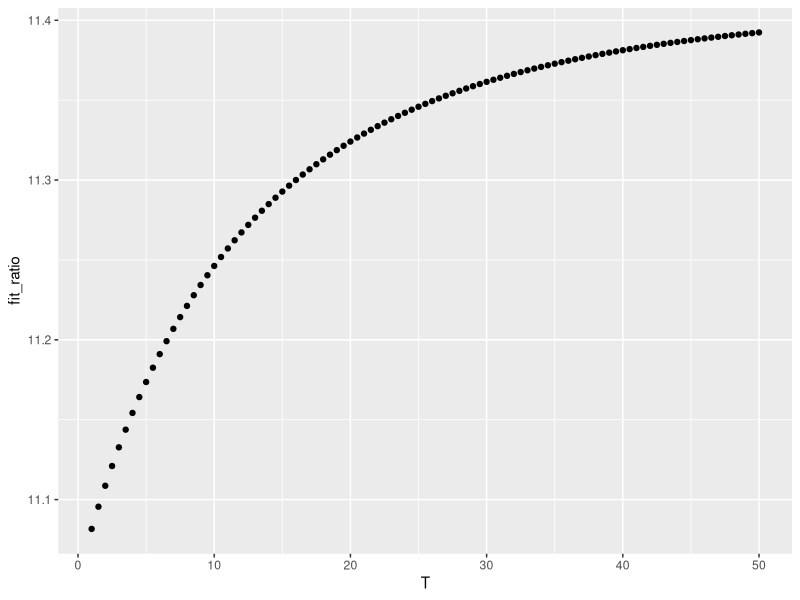
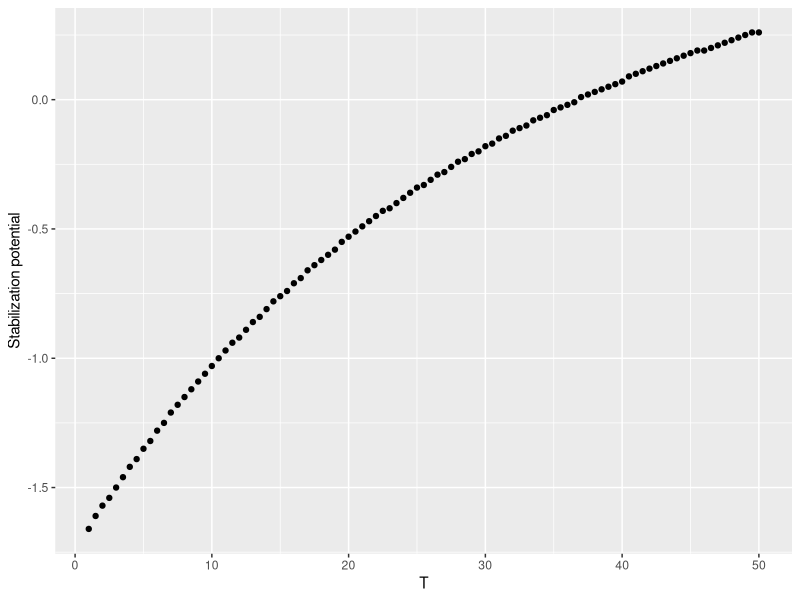
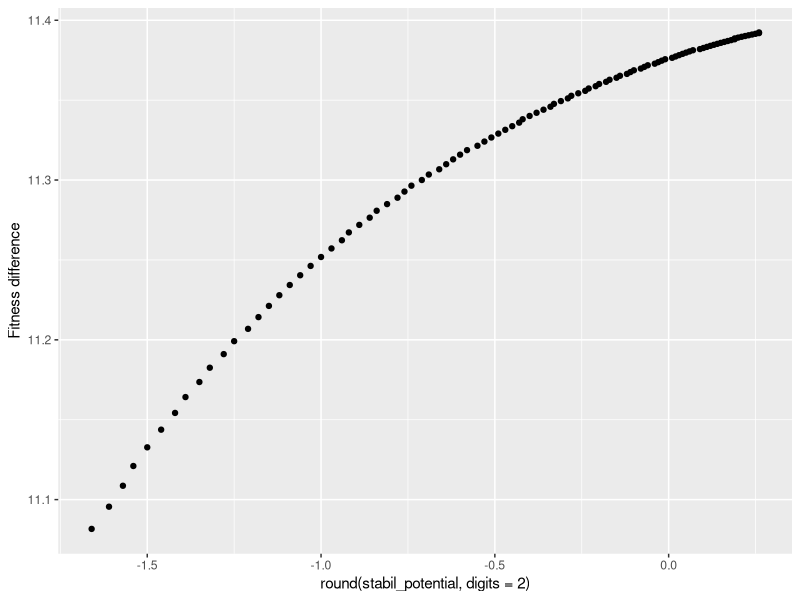

The R script that drew these images, in order: (Note: this script raises an error after producing the figures.)

library(tidyverse)
all_rstars <- read_csv("data/all-rstars.csv")

#### goal here is to find the alphas depending on what zone we are in

### We use Arrhenius function to model the temperature dependence
arrhenius_function <- function(Temp, E, b1, ref_temp = 0) {
	k<-8.62e-05 #Boltzmann's constant
	E <- E # 0.6 # activation energy (eV)
	T<-Temp+273.15 #range of temp in K
	Tc <- ref_temp+273.15 #reference temperature
	
	metabolism<-(b1*exp(1)^(E*(1/(k*Tc)-1/(k*T))))
	return(metabolism)
}

T <- 30

# temp_dependences_MacArthur <- function(T = 25, r_Ea = 0.6, c_Ea = 0.6, K_Ea = 0, v_Ea = 0.0, m_Ea = 0.2, ref_temp2 = 0)

find_alphas <- function(T, r_Ea = 0.6, c_Ea_1P = 0.9, c_Ea_1N = 0.7, c_Ea_2P = 0.1, c_Ea_2N = 0.3, k_Ea = 0, m_Ea = 0.2, ref_temp = 0){

	c1P_b <- 0.1
	c2P_b <- 0.5 ## slope for species 2 is 2.5, 
	c1N_b <- 0.3
	c2N_b <- 0.2
	
	R1P_b <- 0.1
	R2P_b <- 0.5
	R1N_b <- 5
	R2N_b <- 1.6
	
	
	
	
	k1N_b <- 33
	k2N_b <- 17
	k1P_b <- 1.2
	k2P_b <- 2
	
	D <- 0.1
	
	## how can we define the consumption vector lines?
	
	SN <- 1000/200
	SP <- 140/350

	
	r1_b <- 1.2
	r2_b <- 1.25

	m1_b <- 0.1
	m2_b <- 0.1
	
	c1P = arrhenius_function(Temp = T, E = c_Ea_1P, b1 = c1P_b)
	c1N = arrhenius_function(Temp = T, E = c_Ea_1N, b1 = c1N_b)
	c2P = arrhenius_function(Temp = T, E = c_Ea_2P, b1 = c2P_b)
	c2N = arrhenius_function(Temp = T, E = c_Ea_2N, b1 = c2N_b) ### cij = per capita consumption of comsumer i on resource j
	
	k1N = arrhenius_function(Temp = T, E = k_Ea, b1 = k1N_b)
	k2P = arrhenius_function(Temp = T, E = k_Ea, b1= k2P_b) #half saturation constant for N resource consumption
	k1P = arrhenius_function(Temp = T, E = k_Ea, b1 = k1P_b)
	k2N = arrhenius_function(Temp = T, E = k_Ea, b1= k2N_b)
	
	r1 = arrhenius_function(Temp = T, E = r_Ea, b1 = r1_b)
	r2 = arrhenius_function(Temp = T, E = r_Ea, b1= r2_b) #population growth rates
	m1 = arrhenius_function(Temp = T, E = m_Ea, b1 = m1_b)
	m2 = arrhenius_function(Temp = T, E = m_Ea, b1 = m2_b) # mortality rates
	
	R1N <- (m1 * k1N)/ (r1 - m1)
	R1P <- (m1 * k1P)/ (r1 - m1)
	R2P <- (m2 * k2P)/ (r2 - m2)
	R2N <- (m2 * k2N)/ (r2 - m2)
	
	cons_vec1_intercept <- max(R1P, R2P) -(c1P/c1N)*max(R1N, R2N)
	cons_vec2_intercept <- max(R1P, R2P) -(c2P/c2N)*max(R1N, R2N)
	supply_vec <- SP/SN
	
	cons_vec1_fun <- function(x){
		y <- (c1P/c1N)*x + cons_vec1_intercept
		return(y)
	}
	
	cons_vec2_fun <- function(x){
		y <- (c2P/c2N)*x + cons_vec2_intercept
		return(y)
	}
	
	supply_vec_fun <- function(x){
		y <- (SP/SN)*x
		return(y)
	}
	
	zone_middle <- cons_vec2_fun(SN) <= supply_vec_fun(SN) & supply_vec_fun(SN) <= cons_vec1_fun(SN) | cons_vec1_fun(SN) <= supply_vec_fun(SN) & supply_vec_fun(SN) <= cons_vec2_fun(SN)
	zone_bottom <- cons_vec2_fun(SN) >= supply_vec_fun(SN) & supply_vec_fun(SN) <= cons_vec1_fun(SN)
	zone_top <- cons_vec2_fun(SN) <= supply_vec_fun(SN) & supply_vec_fun(SN) >= cons_vec1_fun(SN)
	
	zones <- c("zone_middle", "zone_bottom", "zone_top")
	zone <- zones[c(zone_middle, zone_bottom, zone_top)]
	zone <- "zone_middle"
	alphas <- function(zone) {
		if (zone == "zone_middle") {
			a11 <- c1P / (D * (SP - R1P))
			a12 <- c2P / (D * (SP - R1P))
			a21 <- c1N / (D * (SN - R2N))
			a22 <- c2N / (D * (SN - R2N))
		} else if (zone == "zone_top") {
			a11 <- c1N / (D * (SN - R1N))
			a12 <- c2N / (D * (SN - R1N))
			a21 <- c1N / (D * (SN - R2N))
			a22 <- c2N / (D * (SN - R2N))
		} else if (zone == "zone_bottom") {
			a11 <- c1P / (D * (SP - R1P))
			a12 <- c2P / (D * (SP - R1P))
			a21 <- c1P / (D * (SP - R2P))
			a22 <- c2P / (D * (SP - R2P))
		}
		alphas1 <- data.frame(a11 = a11, a12 = a12, a21 = a21, a22 = a22)
		return(alphas1)
	}
	
	alphas_calc <- alphas(zone)
	r_s <- data.frame(r1 = r1, r2 = r2)
	comps <- data.frame(D = D, zone = zone)
	
	
	
	rho <- sqrt((alphas_calc$a12*alphas_calc$a21)/(alphas_calc$a11*alphas_calc$a22)) #niche overlap
	stabil_potential <- 1 - rho #stabilizing potential
	fit_ratio <- sqrt((alphas_calc$a11*alphas_calc$a12)/(alphas_calc$a22*alphas_calc$a21)) #fitness ratio 
	coexist <- rho < fit_ratio &  fit_ratio < 1/rho
	
	
	rs <- data.frame(R1N = R1N, R1P = R1P, R2N = R2N, R2P= R2P,
			   K1 = (r1)/alphas_calc$a11, K2 = (r2)/alphas_calc$a22, T = T, m1 = m1, m2 = m2, c1P = c1P,  c1N = c1N,
			   c2P = c2P, c2N = c2N, stabil_potential = stabil_potential,
			   fit_ratio = fit_ratio, rho = rho, coexist = coexist,
					 a11 = alphas_calc$a11, a12 = alphas_calc$a12, a21 = alphas_calc$a21, a22 = alphas_calc$a22)
	
	alphas_calc2 <- bind_cols(r_s, comps, rs)
	return(alphas_calc2)
}

temps <- seq(1,50, by = 0.5)
results_1 <- temps %>% 
	map_df(find_alphas) 

results_1 %>% 
	ggplot(aes(x = T, y = fit_ratio)) + geom_point()

results_1 %>% 
	ggplot(aes(x = T, y = round(stabil_potential, digits = 2))) + geom_point() +
	ylab("Stabilization potential")

results_1 %>% 
	ggplot(aes(y = fit_ratio, x = round(stabil_potential, digits = 2))) + geom_point() +
	ylab("Fitness difference")

sqrt((alphas_calc$a12*alphas_calc$a21)/(alphas_calc$a11*alphas_calc$a22))

results_1 %>% 
	mutate(rho2 = sqrt((a12*a21)/(a11*a22))) %>%
	mutate(denom = a12*a21) %>% 
	mutate(numer = a11*a22) %>%
	mutate(thinger = denom/numer) %>% View

### Explore different temperature dependences
results_tilman <- data.frame()
for(i in 1:6){
	for(j in 1:6){
		r_Ea <- 0.3
		c_Ea <- 0.1*(i-1)
		m_Ea <- 0.1*(j-1)
		# hold <- temp_dependences_MacArthur(T = seq(0, 35, by = 0.1), r_Ea = r_Ea , c_Ea = c_Ea, m_Ea = m_Ea, ref_temp2 = 1)
		hold <- find_alphas(T = seq(30, 30, by = 0.1), r_Ea = r_Ea , c_Ea = c_Ea, m_Ea = m_Ea, ref_temp = 1)
		hold$r_Ea <- r_Ea
		hold$c_Ea <- c_Ea
		hold$m_Ea <- m_Ea
		results_tilman <- bind_rows(results_tilman, hold)
	}
}

temps <- seq(1,30, by = 0.1)

hold <- find_alphas(T = T, r_Ea = r_Ea , c_Ea = c_Ea, m_Ea = m_Ea, ref_temp = 1)




results <- data.frame()
for(i in 1:350){
	for(j in 1:6){
		for(z in 1:6){
		r_Ea <- 0.3
	 	c_Ea <- 0.1*(z-1)
		# c_Ea <- 0.5
		m_Ea <- 0.1*(j-1)
		T <- 0.1*(i-1)
		hold <- find_alphas(T = T, r_Ea = r_Ea , c_Ea = c_Ea, m_Ea = m_Ea, ref_temp = 0)
		# hold <- find_alphas(T = seq(0, 35, by = 0.1), r_Ea = r_Ea , c_Ea = c_Ea, m_Ea = m_Ea, ref_temp = 1)
		hold$r_Ea <- r_Ea
		hold$c_Ea <- c_Ea
		hold$m_Ea <- m_Ea
		results <- bind_rows(results, hold)
	}}}


unique(results$rho)
length(unique(results$a11))
max(results$fit_ratio)
min(results$fit_ratio)

results %>% 
	# filter(fit_ratio < 2) %>% 
	# filter(T %in% c(0, 10, 20, 30, 40)) %>% 
	ggplot(aes(x = R1N, y = R1P, color = T)) + geom_point() +
	geom_segment(aes(x = R1N, y = R1P, xend = R1N + c1N/20, yend = R1P + c1P/20, color = T),
				 size = 0.5, linetype = 1, alpha = 1) +
	geom_segment(aes(x = R1N, y = R1P, xend = R1N, yend = 0.2, color = T),
				 size = 0.5, linetype = 1, alpha = 1) +
	geom_segment(aes(x = R1N, y = R1P, xend = 5, yend = R1P, color = T),
				 size = 0.5, linetype = 1, alpha = 1) +
	ylab("P (uM)") + xlab("N (uM)") +
	scale_colour_viridis_c() +
	facet_grid(c_Ea ~ m_Ea, scales = "free") +
	coord_cartesian() +
	# xlim(0, 0.15) + ylim(0, 0.15) +
	theme( 
		plot.margin = unit(c(0.8,0.8,0.8,0.8), "lines"),
		axis.text = element_text(size=13),
		axis.title=element_text(size=14)) +
	panel_border(colour = "black") 
ggsave("figures/essential-resources-tilman-plots.png", width = 14, height = 8)


x <- seq(0.5,1.5,length = 100)
lines.df <- data.frame(x = x, y = 1/(x), y2 = x)

results %>% 
	# filter(fit_ratio < 2) %>% 
ggplot(aes(x = stabil_potential, y = fit_ratio, color = T, shape = coexist))+
	geom_hline(yintercept = 1, color = "grey", linetype = 2)+
	geom_vline(xintercept = 0, color = "grey", linetype = 2)+
	geom_line(data = lines.df, aes(x = 1-x, y = y, color = NULL, shape = NULL))+
	geom_line(data = lines.df, aes(x = 1-x, y = y2, color = NULL, shape = NULL))+
	geom_point()+
	facet_grid(c_Ea ~ m_Ea, scales = "free") +
	scale_color_viridis_c(option = "magma", end = 0.8)+
	scale_shape_manual(values = c(0,19)) +
	ylab("Fitness ratio") + xlab("Niche differences") 
ggsave("figures/essential-resources-chesson-plots-one.png", width = 14, height = 8)


results %>% 
	ggplot(aes(x = T, y = fit_ratio)) + geom_point()

unique(results$c_Ea)
results %>% 
	dplyr::filter(m_Ea == "0") %>% 
	dplyr::filter(c_Ea == "0.1") %>% 
	ggplot(aes(x = T, y = stabil_potential)) + geom_line() +
	geom_hline(yintercept = 0) +
	ylab("Niche difference")

unique(results$c_Ea)
results %>% 
	# dplyr::filter(m_Ea == "0") %>% 
	# dplyr::filter(c_Ea == "0") %>% 
	ggplot(aes(x = T, y = fit_ratio)) + geom_line(color = "blue") +
	geom_hline(yintercept = 0) +
	ylab("Fitness ratio") +
	facet_grid(c_Ea ~ m_Ea) + xlab("Temperature (°C)")
ggsave("figures/fitness-ratio-temperature-two.png", width = 14, height = 12)

results %>% 
	# dplyr::filter(m_Ea == "0") %>% 
	# dplyr::filter(c_Ea == "0") %>% 
	ggplot(aes(x = T, y = stabil_potential)) + geom_line(color = "blue") +
	geom_hline(yintercept = 0) +
	ylab("Niche difference") +
	facet_grid(c_Ea ~ m_Ea) + xlab("Temperature (°C)")
ggsave("figures/niche-difference-temperature-two.png", width = 14, height = 12)

results %>% 
	# filter(r1 > 0) %>%
	ggplot(aes(x = T, y = R2N, group = m_Ea, color = m_Ea))+
	geom_line()+
	scale_color_viridis_c(end = 0.8)+
	facet_grid(c_Ea ~ m_Ea, scales = "free") +
	ylab(label = "N* (species 2)") + xlab("Temperature (°C)")

results %>% 
	# filter(r1 > 0) %>%
	ggplot(aes(x = T, y = R2P, group = m_Ea, color = m_Ea))+
	geom_line()+
	scale_color_viridis_c(end = 0.8)+
	facet_grid(c_Ea ~ m_Ea, scales = "free") +
	ylab(label = "P* (species 1)") + xlab("Temperature (°C)")
ggsave("figures/essential-resources-P-star-plots.png", width = 14, height = 8)
